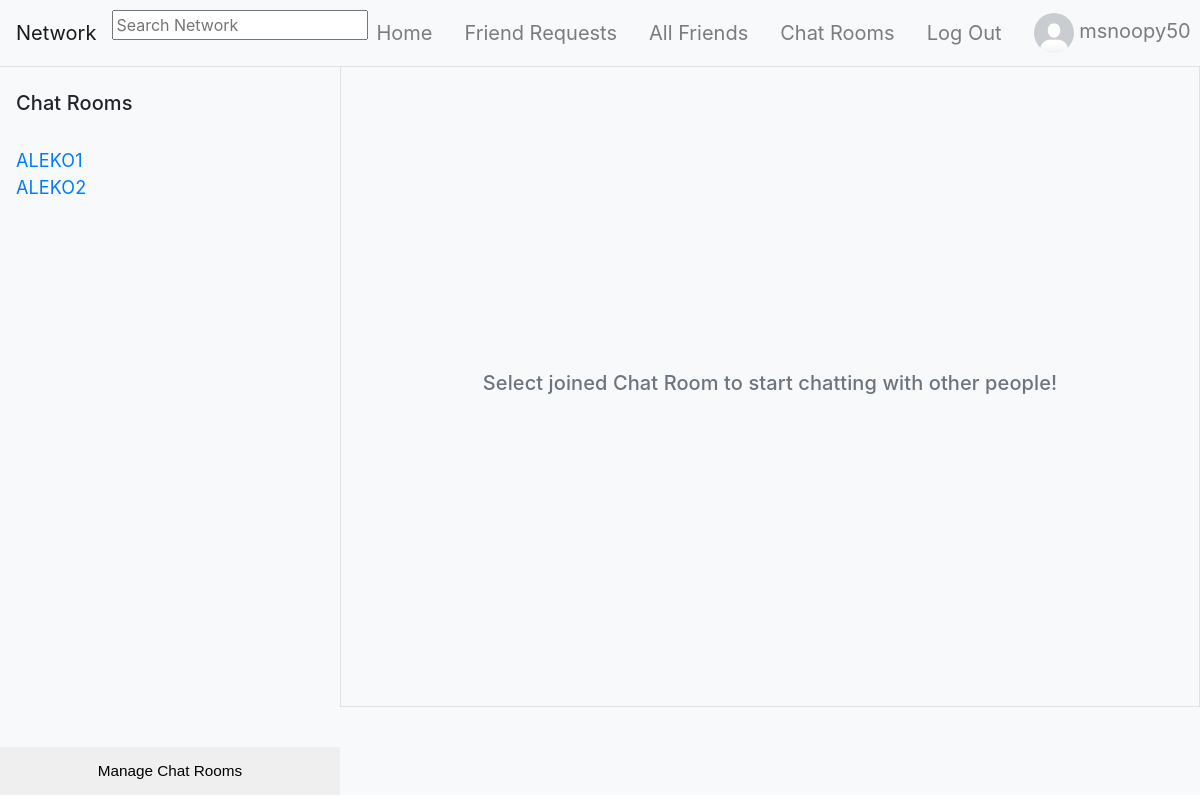
Page /chat/ (signed in) on the committed database.
### network/models.py (models this page shows, shortened)
class User(AbstractUser):
    pass

class UserProfile(models.Model):
    user = models.OneToOneField(User, primary_key=True, related_name="profile", on_delete=models.CASCADE)
    bio = models.TextField(blank=True, default="No Bio...", max_length=101)
    picture = models.ImageField(blank=True, default="default_profile_image.png")
    friends = models.ManyToManyField(User, blank=True, related_name="friends")
    blocked = models.ManyToManyField(User, blank=True, related_name="blocked")

### chat/models.py (models this page shows)
class Group(models.Model):
    name = models.CharField(max_length=64)
    picture = models.ImageField(null=True, default="messenger.png")
    users = models.ManyToManyField(User, related_name="joined_groups", blank=True)

### chat/views.py (the view)
# urls.py: path("", views.index, name="index"),
@login_required
def index(request):
    return render(request, "chat/index.html", {
        "groups": request.user.joined_groups.all(),
        "rooms": Group.objects.all()
    })

### templates/chat/index.html (shortened to what this page needs)
{% extends "network/layout.html" %} {% load static %}
{% block script %}
    <link rel="stylesheet" href="{% static 'chat/css/styles.css' %}" />
{% endblock %}
{% block body %}
<div id="frame" class="bg-light">
    <div id="sidepanel">
        <div id="contacts" class="d-flex flex-column">
            <div class="d-flex align-items-center" style="height: 80px; line-height: 80px">
                <h5 class="ml-3">Chat Rooms</h5>
            </div>
            {% for group in groups %}
            <div class="ml-3">
                <a href="{% url 'chat:room' group.name %}">
                    {{ group.name }}
                </a>
            </div>
            {% endfor %}
        </div>
        <div id="bottom-bar">
            <button id="addcontact" class="w-100" style="height: 48px;" data-toggle="modal" data-target="#chatRoomsModal">Manage Chat Rooms</button>
        </div>
    </div>
    <div class="content">
        <div class="d-flex align-items-center justify-content-center border border-top-0" style="min-height: 640px;">
            <div class="p-2 text-muted">
                <h5 class="text-muted">Select joined Chat Room to start chatting with other people!</h5>
            </div>
        </div>
    </div>
</div>
{% endblock %}

### templates/network/layout.html (shortened to what this page needs)
{% load static %}
<!DOCTYPE html>
<html lang="en">
<head>
    <link rel="stylesheet" href="https://stackpath.bootstrapcdn.com/bootstrap/4.4.1/css/bootstrap.min.css">
    <link rel="stylesheet" href="{% static 'network/css/styles.css' %}">
    <link rel="stylesheet" href="https://unpkg.com/@trevoreyre/autocomplete-js/dist/style.css">
    {% block script %}{% endblock %}
</head>
<body>
    <nav class="navbar navbar-expand-lg navbar-light bg-light sticky-top border-bottom">
        <a class="navbar-brand" href="{% url 'index' %}">Network</a>
        {% if request.user.is_authenticated %}
            <div id="autocomplete" class="autocomplete" style="width: 320px;">
                <form action="{% url 'search_results' %}" method="get">
                    <input class="autocomplete-input" id="autocomplete_input" placeholder="Search Network" name="q">
                </form>
            </div>
        {% endif %}
        <div class="collapse navbar-collapse" id="navbarNav">
            <ul class="navbar-nav mx-auto">
                <li class="nav-item">
                    <a class="navbar-brand nav-link" href="{% url 'index' %}">
                        Home
                    </a>
                </li>
                {% if user.is_authenticated %}
                <li class="nav-item">
                    <a class="navbar-brand nav-link" href="{% url 'friend_requests' %}">
                        Friend Requests
                    </a>
                </li>
                <li class="nav-item">
                    <a class="navbar-brand nav-link" href="{% url 'friends' %}">
                        All Friends
                    </a>
                </li>
                <li class="nav-item">
                    <a class="navbar-brand nav-link" href="{% url 'chat:index' %}">
                        Chat Rooms
                    </a>
                </li>
                <li class="nav-item">
                    <a class="navbar-brand nav-link" href="{% url 'account_logout' %}">
                        Log Out
                    </a>
                </li>
                {% endif %}
            </ul>
            {% if user.is_authenticated %}
                <ul class="navbar-nav ml-auto">
                    <a class="nav-link navbar-brand" href="{% url 'profile' user.id %}" id="profile">
                        <li class="nav-item">
                            <img src="{{ user.profile.picture.url }}" alt="Logged in Profile Picture" width="40" height="40" style="border-radius: 50%;" id="logged_in_picture">
                            {{ user.username }}
                        </li>
                    </a>
                </ul>
            {% endif %}
        </div>
    </nav>
    <div class="body">
        {% block body %}
        {% endblock %}
    </div>
</body>
</html>

### static/chat/css/styles.css (style rules this page uses)
.body { display: flex; align-items: center; justify-content: center; min-height: 91vh; font-size: 1em; letter-spacing: 0.1px; text-rendering: optimizeLegibility; -webkit-font-smoothing: antialiased; }
#frame { width: 100%; min-width: 360px; height: 91vh; min-height: 300px; background: #E6EAEA; }
#frame #sidepanel { float: left; min-width: 280px; max-width: 340px; width: 40%; height: 100%; overflow: hidden; position: relative; font-size: 18px; }
#frame #sidepanel #contacts { overflow-y: scroll; overflow-x: hidden; }
#frame #sidepanel #bottom-bar { position: absolute; width: 100%; bottom: 0; }
#frame #sidepanel #bottom-bar button { float: left; border: none; width: 100%; padding: 10px 0; cursor: pointer; font-size: 0.85em; font-family: "proxima-nova", "Source Sans Pro", sans-serif; }
#frame .content { float: right; width: 60%; height: 100%; overflow: hidden; position: relative; }
@media screen and (min-width: 900px) { #frame .content { width: calc(100% - 340px); } }

### rows in the picture
User: profile.picture (placeholder picture), username "msnoopy50"
Group: name "ALEKO1"
Group: name "ALEKO2"
